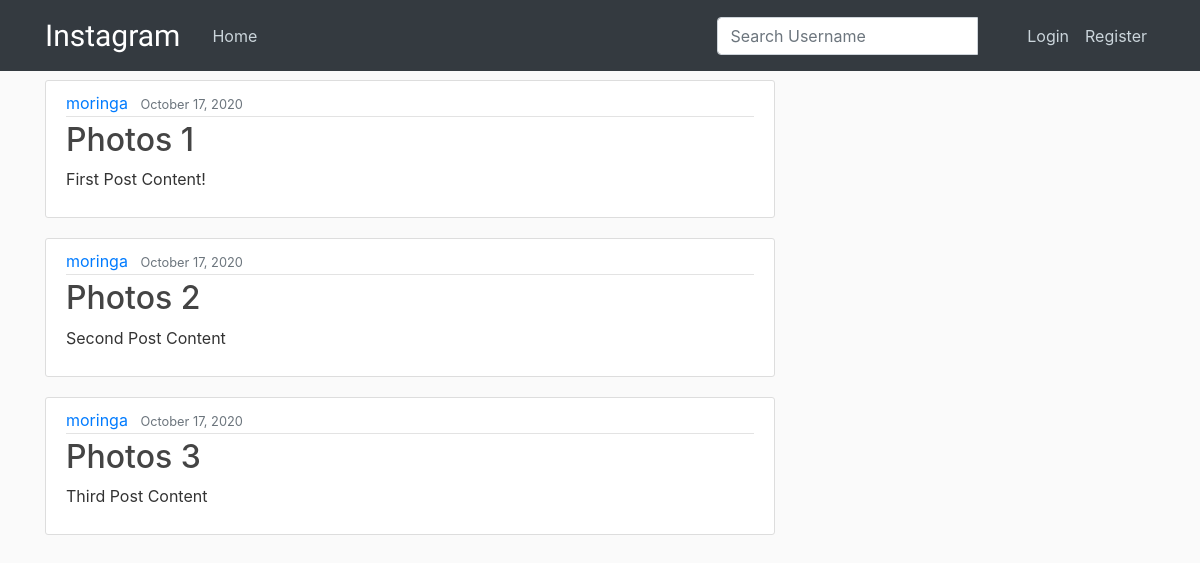
The page / on the database its author committed.
### photos/models.py (models this page shows, shortened)
class Post(models.Model):
    title = models.CharField(max_length=100)
    content = models.TextField()
    date_posted = models.DateTimeField(default=timezone.now)
    author = models.ForeignKey(User , on_delete=models.CASCADE)

### photos/views.py (the view)
# urls.py: 2. Add a URL to urlpatterns:  path('', views.home, name='home')
def home(request):
    context = {
        'posts':Post.objects.all()
    }
    return render(request, 'home.html', context)

### photos/templates/home.html
{% extends "photo/base.html" %}
{% block content %}
    {% for post in posts %}
    <article class="media content-section">
        <div class="media-body">
          <div class="article-metadata">
            <a class="mr-2" href="#">{{ post.author }}</a>
            <small class="text-muted">{{ post.date_posted|date:"F d, Y" }}</small>
          </div>
          <h2><a class="article-title" href="#">{{ post.title }}</a></h2>
          <p class="article-content">{{ post.content }}</p>
        </div>
      </article>
    {% endfor %}
{% endblock content %}

### static/css/main.css (style rules this page uses)
body { background: #fafafa; color: #333333; margin-top: 5rem; }
h1, h2, h3, h4, h5, h6 { color: #444444; }
.content-section { background: #ffffff; padding: 10px 20px; border: 1px solid #dddddd; border-radius: 3px; margin-bottom: 20px; }
.article-title { color: #444444; }
.article-content { white-space: pre-line; }
.article-metadata { padding-bottom: 1px; margin-bottom: 4px; border-bottom: 1px solid #e3e3e3 }

### rows shown on the page
Post: author "moringa", date_posted "October 17, 2020", title "Photos 1", content "First Post Content!"
Post: author "moringa", date_posted "October 17, 2020", title "Photos 2", content "Second Post Content"
Post: author "moringa", date_posted "October 17, 2020", title "Photos 3", content "Third Post Content"
